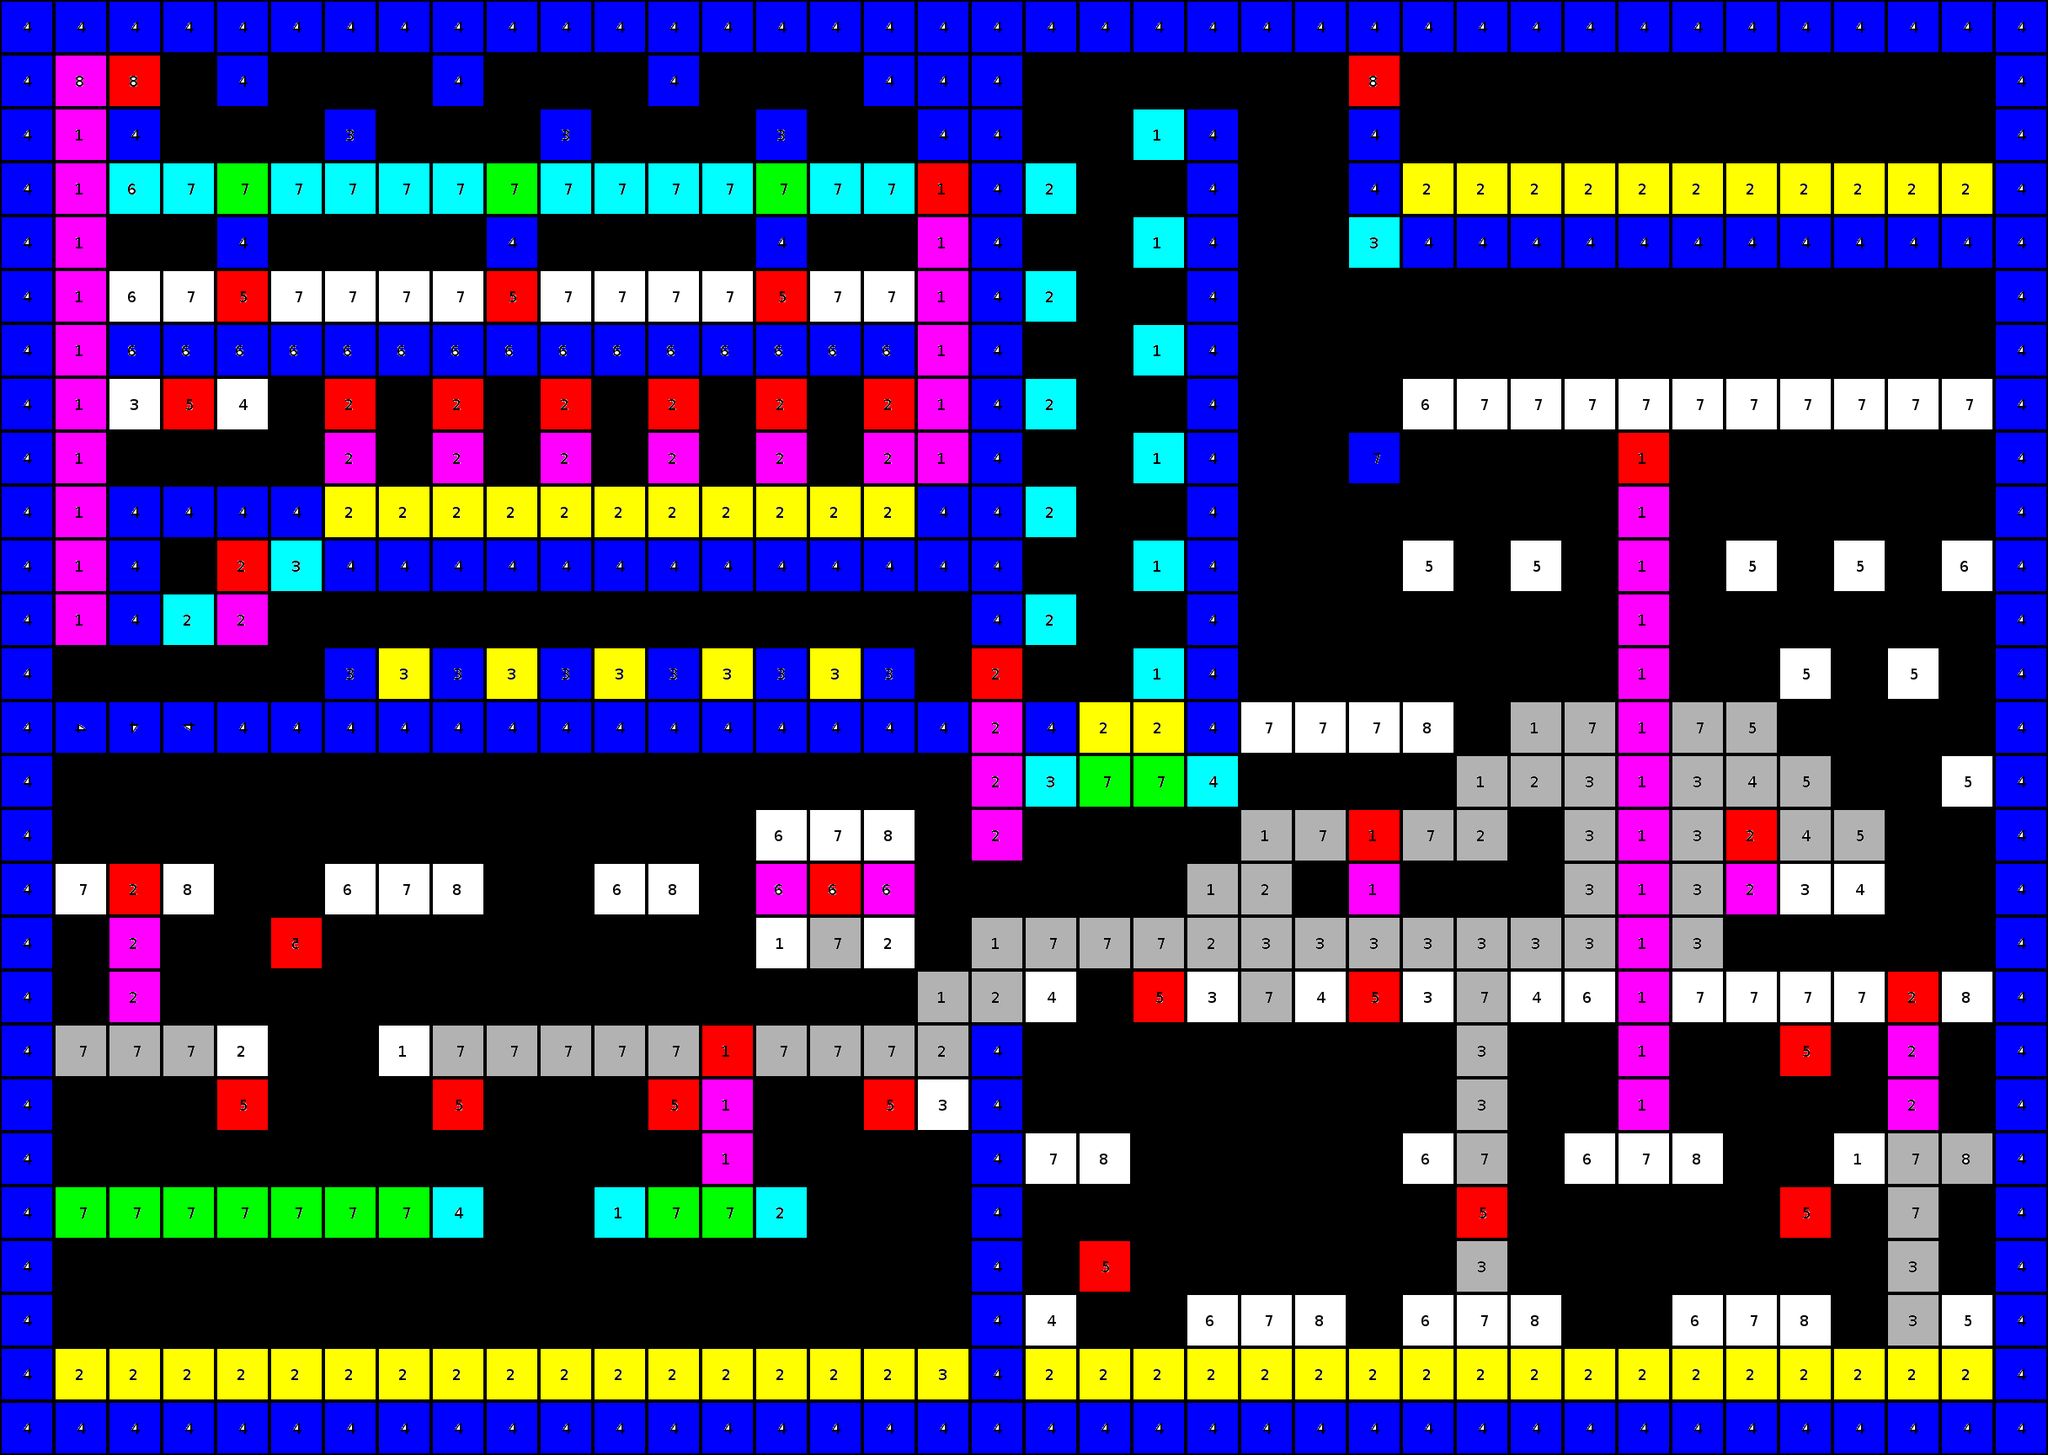

A 2D game scene composited from a Tiled map and its tileset images. What follows is a short description and the map's XML, with each tile layer's data collapsed to a summary:
An orthogonal 38x27 tile map with 64x64 px tiles, 2 tile layers (Occludees, Occluders) and 165 objects (18x Climb, 17x Orc, 14x Enemy, 10x Lava, 9x MovingPlatform, ...).

<map version="1.4" tiledversion="1.4.2" orientation="orthogonal" renderorder="right-down" width="38" height="27" tilewidth="64" tileheight="64" infinite="0" nextlayerid="7" nextobjectid="166">
 <tileset firstgid="1" name="Ortho" tilewidth="64" tileheight="64" tilecount="64" columns="8">
  <image source="Ortho.png" width="512" height="512" />
 </tileset>
 <layer id="1" name="Occludees" width="38" height="27">
  <data>[1026 cells, 459 non-empty, 32 distinct tile ids]</data>
 </layer>
 <layer id="2" name="Occluders" width="38" height="27">
  <data>[1026 cells, 146 non-empty, 15 distinct tile ids]</data>
 </layer>
 <objectgroup id="3" name="Triggers">
  <object id="1" type="Climb" x="157" y="1056" width="6" height="160" />
  <object id="2" type="Climb" x="1600" y="960" width="64" height="128" />
  <object id="3" type="Climb" x="1933" y="480" width="38" height="864" />
  <object id="4" type="Climb" x="2269" y="1184" width="6" height="160" />
  <object id="5" type="Lava" x="64" y="1632" width="1088" height="32" />
  <object id="6" type="Lava" x="1216" y="1632" width="1152" height="32" />
  <object id="7" type="Climb" x="832" y="1216" width="64" height="192" />
  <object id="8" type="Climb" x="128" y="1024" width="64" height="32" />
  <object id="9" type="Climb" x="2240" y="1152" width="64" height="32" />
  <object id="10" type="Exit" x="976" y="1056" width="32" height="32" />
  <object id="11" type="CanJump" x="128" y="960" width="64" height="32" />
  <object id="12" type="Slope" x="1408" y="960" width="128" height="128" />
  <object id="13" type="Slope" x="1088" y="1088" width="128" height="128" />
  <object id="14" type="Slope" x="1728" y="832" width="128" height="128" />
  <object id="15" type="CanJump" x="1600" y="896" width="64" height="32" />
  <object id="16" type="CanJump" x="832" y="1152" width="64" height="32" />
  <object id="17" type="CanJump" x="2240" y="1088" width="64" height="32" />
  <object id="18" type="Climb" x="1181" y="768" width="6" height="256" />
  <object id="19" type="Lava" x="1280" y="864" width="128" height="32" />
  <object id="20" type="Climb" x="77" y="64" width="38" height="672" />
  <object id="21" type="Climb" x="413" y="448" width="6" height="128" />
  <object id="22" type="Climb" x="541" y="448" width="6" height="128" />
  <object id="23" type="Climb" x="669" y="448" width="6" height="128" />
  <object id="24" type="Climb" x="797" y="448" width="6" height="128" />
  <object id="25" type="Climb" x="925" y="448" width="6" height="128" />
  <object id="26" type="Climb" x="1053" y="448" width="6" height="128" />
  <object id="27" type="Lava" x="384" y="608" width="704" height="32" />
  <object id="28" type="Lava" x="448" y="800" width="64" height="32" />
  <object id="29" type="Lava" x="576" y="800" width="64" height="32" />
  <object id="30" type="Lava" x="704" y="800" width="64" height="32" />
  <object id="31" type="Lava" x="832" y="800" width="64" height="32" />
  <object id="32" type="Lava" x="960" y="800" width="64" height="32" />
  <object id="33" type="Climb" x="1101" y="192" width="38" height="384" />
  <object id="34" type="Climb" x="285" y="640" width="6" height="128" />
  <object id="35" type="Lava" x="1664" y="224" width="704" height="32" />
  <object id="36" type="Climb" x="2077" y="960" width="6" height="128" />
 </objectgroup>
 <objectgroup id="4" name="Coins">
  <object id="37" x="320" y="896" width="64" height="64" />
  <object id="38" x="576" y="896" width="64" height="64" />
  <object id="39" x="512" y="1088" width="64" height="64" />
  <object id="40" x="128" y="1280" width="64" height="64" />
  <object id="41" x="896" y="1280" width="64" height="64" />
  <object id="42" x="2048" y="960" width="64" height="64" />
  <object id="43" x="1792" y="960" width="64" height="64" />
  <object id="44" x="1216" y="1408" width="64" height="64" />
  <object id="45" x="1920" y="1408" width="64" height="64" />
  <object id="46" x="1216" y="1216" width="64" height="64" />
  <object id="47" x="128" y="1472" width="64" height="64" />
  <object id="48" x="384" y="1472" width="64" height="64" />
  <object id="49" x="1024" y="1536" width="64" height="64" />
  <object id="50" x="768" y="1472" width="64" height="64" />
  <object id="51" x="2304" y="1408" width="64" height="64" />
  <object id="52" x="192" y="640" width="64" height="64" />
  <object id="53" x="464" y="528" width="32" height="32" />
  <object id="54" x="592" y="528" width="32" height="32" />
  <object id="55" x="720" y="528" width="32" height="32" />
  <object id="56" x="848" y="528" width="32" height="32" />
  <object id="57" x="976" y="528" width="32" height="32" />
  <object id="58" x="960" y="896" width="64" height="64" />
  <object id="59" x="960" y="64" width="64" height="64" />
  <object id="60" x="448" y="256" width="64" height="64" />
  <object id="61" x="704" y="256" width="64" height="64" />
  <object id="62" x="640" y="352" width="64" height="64" />
  <object id="63" x="512" y="352" width="64" height="64" />
  <object id="64" x="1344" y="64" width="64" height="64" />
  <object id="65" x="2304" y="64" width="64" height="64" />
  <object id="66" x="2304" y="320" width="64" height="64" />
  <object id="67" x="2304" y="512" width="64" height="64" />
  <object id="68" x="2304" y="832" width="64" height="64" />
 </objectgroup>
 <objectgroup id="5" name="MovingEntities">
  <object id="69" type="Orc" x="448" y="1184">
   <polyline points="0,0 640,0 768,-128" />
  </object>
  <object id="70" type="Enemy" x="96" y="1184">
   <polyline points="0,0 192,0" />
  </object>
  <object id="71" type="Orc" x="1696" y="1504">
   <polyline points="0,0 128,0" />
  </object>
  <object id="72" type="Enemy" x="1888" y="1312">
   <polyline points="0,0 128,0" />
  </object>
  <object id="73" type="MovingPlatform" x="1504" y="1536">
   <polyline points="0,32 0,-192" />
  </object>
  <object id="74" type="MovingPlatform" x="1088" y="1632">
   <polyline points="0,32 0,-192" />
  </object>
  <object id="75" type="MovingPlatform" x="128" y="1600">
   <polyline points="0,0 832,0" />
  </object>
  <object id="76" type="Enemy" x="416" y="992">
   <polyline points="0,0 128,0" />
  </object>
  <object id="77" type="Enemy" x="32" y="64">
   <polyline points="128,0 192,0 192,64 320,64 320,0 448,0 448,64 576,64 576,0 704,0 704,64 832,64 832,0 960,0 960,64 1024,64" />
  </object>
  <object id="78" type="Orc" x="2080" y="1120">
   <polyline points="0,0 256,0" />
  </object>
  <object id="79" type="Orc" x="928" y="928">
   <polyline points="0,0 128,0" />
  </object>
  <object id="80" type="Enemy" x="160" y="576">
   <polyline points="0,0 192,0" />
  </object>
  <object id="81" type="Orc" x="96" y="800">
   <polyline points="0,0 256,0" />
  </object>
  <object id="82" type="Orc" x="224" y="160">
   <polyline points="0,0 128,0" />
  </object>
  <object id="83" type="Orc" x="736" y="160">
   <polyline points="0,0 128,0" />
  </object>
  <object id="84" type="Enemy" x="1312" y="96">
   <polyline points="0,0 0,640" />
  </object>
  <object id="85" type="Orc" x="96" y="1376">
   <polyline points="0,0 448,0" />
  </object>
  <object id="86" type="Orc" x="544" y="1376">
   <polyline points="0,0 -448,0" />
  </object>
  <object id="87" type="Orc" x="96" y="390">
   <polyline points="0,0 1024,0" />
  </object>
  <object id="88" type="Orc" x="1120" y="390">
   <polyline points="0,0 -1024,0" />
  </object>
  <object id="89" type="Orc" x="608" y="160">
   <polyline points="0,0 -128,0" />
  </object>
  <object id="90" type="Enemy" x="1056" y="288">
   <polyline points="0,0 -384,0" />
  </object>
  <object id="91" type="Enemy" x="160" y="288">
   <polyline points="0,0 384,0" />
  </object>
  <object id="92" type="Enemy" x="1312" y="736">
   <polyline points="0,0 0,-640" />
  </object>
  </objectgroup>
 <objectgroup id="6" name="Physics">
  <!-- 57 objects omitted --></objectgroup>
</map>
<!-- 73 of 165 objects omitted -->
